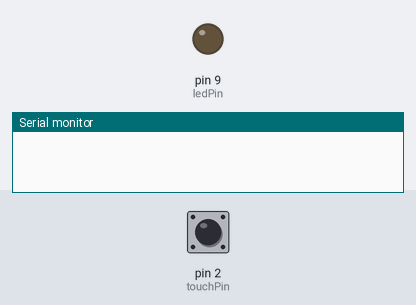
This sketch was run on a simulated Arduino Uno, built with avr-gcc and run on an emulated ATmega328P. On the bench: output pins drawn as LEDs (lit = HIGH), the last lines printed to the serial monitor. Inputs (shaded band) come from the test bench; at power-on: pin 2 (touchPin) LOW.

Above: at 1.2 s.
1.3 s: pin 2 (touchPin) pulled HIGH for 0.15 s
At 2.1 s:
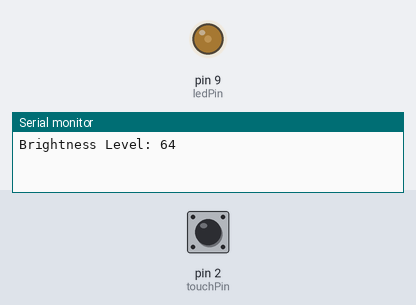
2.9 s: pin 2 (touchPin) pulled HIGH for 1 s
At 3.4 s:
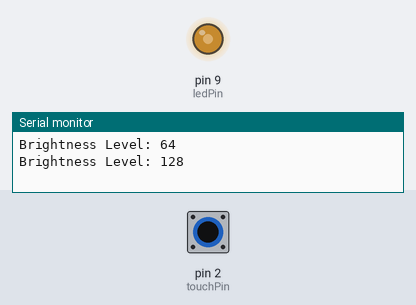
5.4 s: pin 2 (touchPin) pulled HIGH for 0.15 s
At 6.5 s:
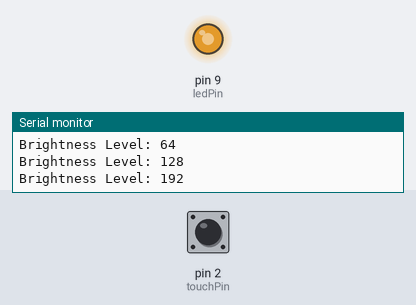
7.0 s: pin 2 (touchPin) pulled HIGH for 3.2 s
At 7.7 s:
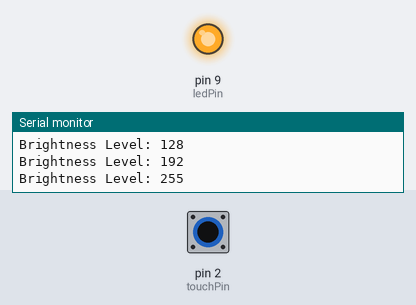
Timing chart, 0 to 10.0 s (numbered marks = the images above; inputs shaded):
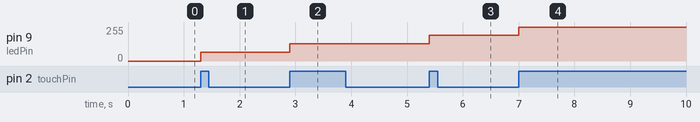

The sketch:

touch_sensor_brightness.ino
```cpp
int touchPin = 2;      // Digital pin from metal touch sensor
int ledPin = 9;        // PWM pin to control LED brightness

int brightnessLevels[] = {0, 64, 128, 192, 255}; // 5 levels
int level = 0;
bool lastTouchState = LOW;

void setup() {
  pinMode(touchPin, INPUT);
  pinMode(ledPin, OUTPUT);
  Serial.begin(9600);
}

void loop() {
  bool currentTouch = digitalRead(touchPin);

  // Detect rising edge: LOW -> HIGH
  if (currentTouch == HIGH && lastTouchState == LOW) {
    level = (level + 1) % 5;  // Cycle brightness level
    analogWrite(ledPin, brightnessLevels[level]);
    Serial.print("Brightness Level: ");
    Serial.println(brightnessLevels[level]);
    delay(300); // Debounce delay
  }

  lastTouchState = currentTouch;
}
```

Measured:
- after the input at 1.3 s, pin 9 (ledPin): 0/255 → 64/255 at once
- after the input at 2.9 s, pin 9 (ledPin): 64/255 → 128/255 at once
- after the input at 5.4 s, pin 9 (ledPin): 128/255 → 192/255 at once
- after the input at 7.0 s, pin 9 (ledPin): 192/255 → 255/255 at once
